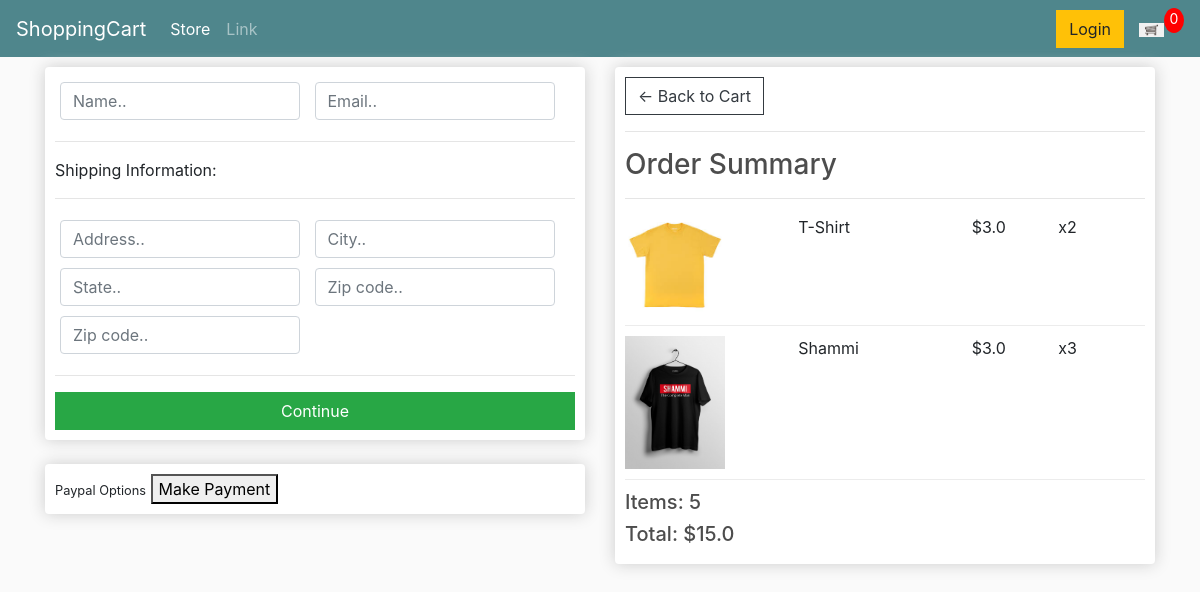
Before: /checkout/ (signed in) with the older database file.
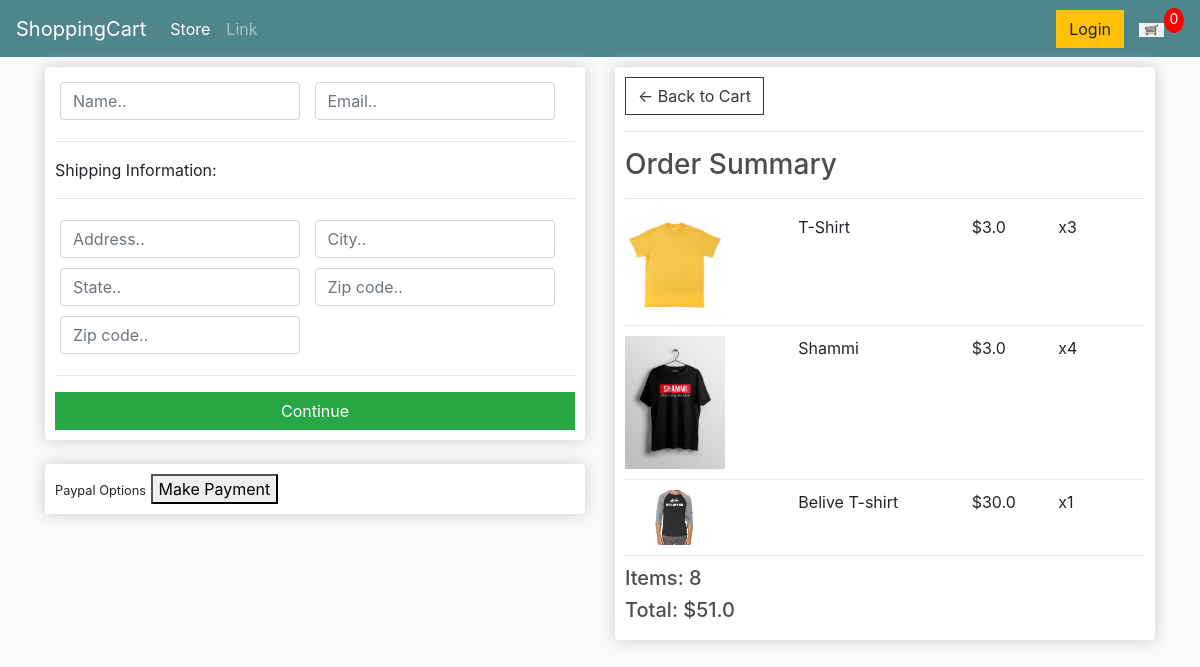
After: the same page with the newer database file.
### store/models.py (models this page shows, shortened)
class OrderItem(models.Model):
	product = models.ForeignKey(Product, on_delete=models.SET_NULL, null=True)
	order = models.ForeignKey(Order, on_delete=models.SET_NULL, null=True)
	quantity = models.IntegerField(default=0, null=True, blank=True)
	date_added = models.DateTimeField(auto_now_add=True)
	@property
	def get_total(self):
		total = self.product.price * self.quantity
		return total

class Product(models.Model):
	name = models.CharField(max_length=200)
	price = models.FloatField()
	digital = models.BooleanField(default=False,null=True, blank=True)
	image = models.ImageField(null=True, blank=True)
	@property
	def imageURL(self):
		try:
			url = self.image.url
		except:
			url = ''
		return url

class Order(models.Model):
	customer = models.ForeignKey(Customer, on_delete=models.SET_NULL, null=True, blank=True)
	date_ordered = models.DateTimeField(auto_now_add=True)
	complete = models.BooleanField(default=False)
	transaction_id = models.CharField(max_length=100, null=True)
	@property
	def get_cart_total(self):
		orderitems = self.orderitem_set.all()
		total = sum([item.get_total for item in orderitems])
		if total:
			return total
		return 0
	@property
	def get_cart_items(self):
		orderitems = self.orderitem_set.all()
		total = sum([item.quantity for item in orderitems])
		if total:
			return total
		return 0

### store/views.py (the view)
# urls.py: path('checkout/', views.checkout, name="checkout"),
def checkout(request):
    if request.user.is_authenticated:
        customer = request.user.customer
        order, created = Order.objects.get_or_create(customer=customer, complete=False)
        items = order.orderitem_set.all()
    else:
        items = []
    context = {'items': items, 'order':order}
    return render(request, 'store/checkout.html', context)

### store/templates/store/checkout.html
{% extends 'base/main.html' %}
{% load static %}
{% block content %}
     <div class="row">
		<div class="col-lg-6">
			<div class="box-element" id="form-wrapper">
				<form id="form">
					<div id="user-info">
						<div class="form-field">
							<input required class="form-control" type="text" name="name" placeholder="Name..">
						</div>
						<div class="form-field">
							<input required class="form-control" type="email" name="email" placeholder="Email..">
						</div>
					</div>
					<div id="shipping-info">
						<hr>
						<p>Shipping Information:</p>
						<hr>
						<div class="form-field">
							<input class="form-control" type="text" name="address" placeholder="Address..">
						</div>
						<div class="form-field">
							<input class="form-control" type="text" name="city" placeholder="City..">
						</div>
						<div class="form-field">
							<input class="form-control" type="text" name="state" placeholder="State..">
						</div>
						<div class="form-field">
							<input class="form-control" type="text" name="zipcode" placeholder="Zip code..">
						</div>
						<div class="form-field">
							<input class="form-control" type="text" name="country" placeholder="Zip code..">
						</div>
					</div>
					<hr>
					<input id="form-button" class="btn btn-success btn-block" type="submit" value="Continue">
				</form>
			</div>
			<br>
			<div class="box-element " id="payment-info">
				<small>Paypal Options</small>
				<button>Make Payment</button>
			</div>
		</div>
		<div class="col-lg-6">
			<div class="box-element">
				<a  class="btn btn-outline-dark" href="{% url 'cart' %}">&#x2190; Back to Cart</a>
				<hr>
				<h3>Order Summary</h3>
				<hr>
				{% for item in items %}
				<div class="cart-row">
					<div style="flex:2"><img class="row-image" src="{{item.product.imageURL}}"></div>
					<div style="flex:2"><p>{{ item.product.name }}</p></div>
					<div style="flex:1"><p>${{ item.product.price }}</p></div>
					<div style="flex:1"><p>x{{ item.quantity }}</p></div>
				</div>
				{% endfor %}
				<h5>Items:   {{ order.get_cart_items }}</h5>
				<h5>Total:   ${{ order.get_cart_total }}</h5>
			</div>
		</div>
	</div>
{% endblock content %}

Changed rows visible on the page:
changed OrderItem "T-Shirt": quantity "2" → "3"
changed OrderItem "Shammi": quantity "3" → "4"
added OrderItem: product.imageURL (picture), product.name "Belive T-shirt", product.price "30.0", quantity "1"
changed through a linked row, Order: get_cart_items "5" → "8"; get_cart_total "15.0" → "51.0"
